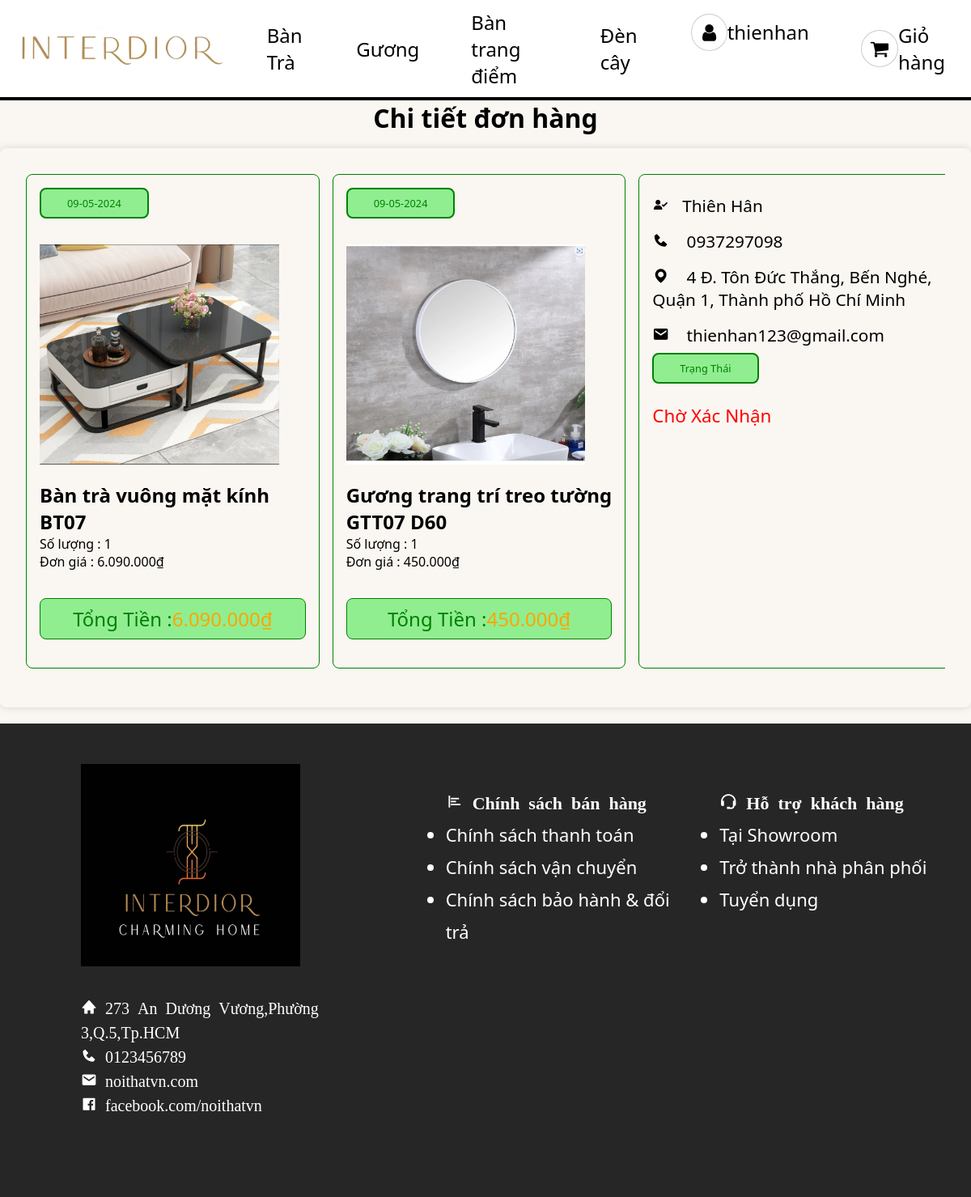
Screenshot of /view/order_details.php?663ce171a6d4c (signed in) with the database file from the repository.
### tables this page shows
CREATE TABLE `orders` (
  `idOrder` varchar(255) NOT NULL,
  `idUser` varchar(255) NOT NULL,
  `nameCustomer` varchar(255) NOT NULL,
  `phone_number` varchar(255) NOT NULL,
  `address` varchar(255) NOT NULL,
  `order_date` varchar(255) NOT NULL,
  `total_amount` int(100) NOT NULL,
  `status` varchar(100) NOT NULL,
  `payment` varchar(255) NOT NULL
);

CREATE TABLE `sanpham` (
  `id` int(10) NOT NULL,
  `tensanpham` varchar(100) NOT NULL,
  `loaisanpham` varchar(100) NOT NULL,
  `gia` int(10) NOT NULL,
  `soluong` int(10) NOT NULL,
  `mota` text NOT NULL,
  `hinhanh` varchar(100) NOT NULL,
  `hinh2` varchar(100) NOT NULL,
  `hinh3` varchar(100) NOT NULL,
  `hinh4` varchar(100) NOT NULL
);

CREATE TABLE `order_detail` (
  `idOrder` varchar(255) NOT NULL,
  `idProduct` int(10) DEFAULT NULL,
  `quantity` int(10) DEFAULT NULL,
  `price` int(10) NOT NULL,
  `note` varchar(255) NOT NULL
);

CREATE TABLE `user` (
  `id` varchar(255) NOT NULL,
  `user_name` varchar(255) NOT NULL,
  `password` varchar(255) NOT NULL,
  `user_email` varchar(255) NOT NULL,
  `trangthai` varchar(255) NOT NULL,
  `diachi` varchar(60) NOT NULL
);

### database/orderDAL.php (called while the page is built, shortened)
<?php
function getProduct($idProduct)
{
    $conn = connect();
    $sql = "SELECT * FROM sanpham WHERE id = ?";
    $stmt = $conn->prepare($sql);
    $stmt->bind_param("s", $idProduct);
    $stmt->execute();
    $result = $stmt->get_result();
    $productID = [];
    while ($row = $result->fetch_assoc()) {
        $productID[] = $row;
    }
    return $productID;
}
function getOrderDetailId($idOrder)
{
    $conn = connect();
    $sql = "SELECT * FROM order_detail WHERE idOrder = ?";
    $stmt = $conn->prepare($sql);
    $stmt->bind_param("s", $idOrder);
    $stmt->execute();
    $result = $stmt->get_result();
    $orderDetails = [];
    while ($row = $result->fetch_assoc()) {
        $orderDetails[] = $row;
    }
    return $orderDetails;
}
function getOrderById($idOrder)
{
    $conn = connect();
    $sql = "SELECT * FROM orders WHERE idOrder = ?";
    $stmt = $conn->prepare($sql);
    $stmt->bind_param("s", $idOrder);
    $stmt->execute();
    $result = $stmt->get_result();
    $order = [];
    while ($row = $result->fetch_assoc()) {
        $order[] = $row;
    }
    return $order;
}
function getEmail($idOrder)
{
    $conn = connect();
    $sql = "SELECT user.user_email,orders.nameCustomer,orders.phone_number,orders.address,orders.status FROM orders INNER JOIN user ON user.id = orders.idUser WHERE idOrder = ?";
    $stmt = $conn->prepare($sql);
    $stmt->bind_param("s", $idOrder);
    $stmt->execute();
    $result = $stmt->get_result();
    $email = [];
    while ($row = $result->fetch_assoc()) {
        $email[] = $row;
    }
    return $email;
}
?>

### view/order_details.php (the view, shortened to what this page needs)
<?php
include_once ('layout/header.php');
include_once ('../database/orderDAL.php');
$current_url = $_SERVER['REQUEST_URI'];
$queryString = parse_url($current_url, PHP_URL_QUERY);
$order = getOrderById($queryString);
$orderDetails = getOrderDetailId($queryString);
$user = getEmail($queryString);
?>
<head>
    <link rel="stylesheet" href="../css/styleOrderDetail.css">
</head>
<div class="box-header">
    <h1>Chi tiết đơn hàng</h1>
</div>
<div class="box-container">
<?php
foreach ($orderDetails as $item) {
    $product = getProduct($item['idProduct']);
    $tongtien = 0;
    foreach ($product as $item_product) {
        $tongtien += $item_product['gia'] * $item['quantity'];
        echo '<div class="box">';
        echo '<div class="col">';
        foreach ($order as $itemOrder) {
            $order_date = date('d-m-Y', strtotime($itemOrder['order_date']));
        }
        echo '<p class="title"><i class="bi bi-calendar-fill"></i> ' . $order_date . '</p>';
        echo '<img src="../IMG/' . $item_product['hinhanh'] . '" alt="" class="image">';
        echo '<h3 class="name">' . $item_product['tensanpham'] .' </h3>';
        echo '<p class="quantity">Số lượng : ' . $item['quantity'] . '</p>';
        echo '<p class="price_product">Đơn giá : ' . number_format($item_product['gia'], 0, ",", ".") . '₫</p>';
        echo '<p class="grand-total">Tổng tiền :  <span>  ' .  number_format($tongtien, 0, ",", ".") . '₫</span></p>';
        echo '</div>';
        echo '</div>';
    }
}
?>
    <div class="box">
        <div class="col" style="width: 94%;">
                        <?php
                        foreach ($user as $item) {
                            echo '<p class="user"><i class="bx bxs-user-check"></i>' . $item['nameCustomer'] . '</p>';
                            echo '<p class="user"><i class="bx bxs-phone"></i> ' . $item['phone_number'] . '</p>';
                            echo '<p class="user"><i class="bx bxs-map"></i> ' . $item['address'] . '</p>';
                            echo '<p class="user"><i class="bx bxs-envelope"></i> ' . $item['user_email'] . '</p>';
                        }
                        echo '<p class="title">Trạng thái</p>';
                        foreach ($order as $item) {
                            echo '<p class="status" style="color:';
                            if ($item['status'] == 'active') {
                                echo 'red';
                            } else {
                                echo 'green';
                            }
                            echo '">';
                            if ($item['status'] == 'active') {
                                echo 'Chờ xác nhận';
                            } else {
                                echo 'Đã xác nhận';
                            }
                            echo '</p>';
                        }
                        ?>
        </div>
    </div>
</div>
<?php
include_once ('layout/footer.php');
?>

### css/style1.css (style rules this page uses)
* { margin: 0; padding: 0; }
h1 { text-align: center; }
.box { width: 100%; display: flex; flex-direction: column; align-items: center; height: 100%; position: relative; margin-bottom: 5%; }

### css/styleOrderDetail.css (style rules this page uses)
.box-container { box-shadow: 0 0 10px rgba(0 0 0/15%); border-radius: .5rem; padding: 2rem; max-width: 1200px; margin: 1rem auto; }
.box-container .box { display: flex; gap: 1.5rem; flex-wrap: wrap; align-items: flex-start; overflow-x: hidden; }
.box-container { display: grid; grid-template-columns: repeat(auto-fit, minmax(15rem, 1fr)); }
.box-container .box .col { flex: 1 1 auto; border: 1px solid green; border-radius: .5rem; padding: 1rem; margin-right: 1rem; margin-bottom: 1rem; vertical-align: top; }
.box-container .box .col .image { height: 17rem; width: 90%; object-fit: fill; margin: 1rem 0; }
.box-container .box .col .title { border-radius: .5rem; margin-bottom: 1rem; padding: .5rem 2rem; font-size: .8rem; color: green; background: lightgreen; border: 2px solid green; display: inline-block; text-transform: capitalize; }
.box-container .box .col .name { font-size: 1.5rem; color: #000; text-overflow: ellipsis; overflow-x: hidden; }
.box-container .box .col .user { padding: .5rem 0; font-size: 1.3rem; color: #000; }
.box-container .box .col .user i { margin-right: 1rem; color: #000; }
.box-container .box .col .grand-total { display: flex; align-items: center; justify-content: center; padding: .5rem; flex-wrap: wrap; background: lightgreen; font-size: 1.5rem; color: green; border: 1px solid green; border-radius: .5rem; text-transform: capitalize; margin-top: 2.1rem; }
.box-container .box .col .grand-total span { color: orange; }
.box-container .box .col .status { font-size: 1.4rem; padding: .5rem 0; text-transform: capitalize; }

### rows the page displays
order_detail: quantity "1"
sanpham: hinhanh (picture), tensanpham "Bàn trà vuông mặt kính BT07", gia "6.090.000", tongtien "6.090.000"
orders: order_date "09-05-2024", nameCustomer "Thiên Hân", phone_number "0937297098", address "4 Đ. Tôn Đức Thắng, Bến Nghé, Quận 1, Thành phố Hồ Chí Minh", idUser.user_email "thienhan123@gmail.com", status "Chờ Xác Nhận"
order_detail: quantity "1"
sanpham: hinhanh (picture), tensanpham "Gương trang trí treo tường GTT07 D60", gia "450.000", tongtien "450.000"

### other values shown
$_SESSION['user']['user_name'] "thienhan"
